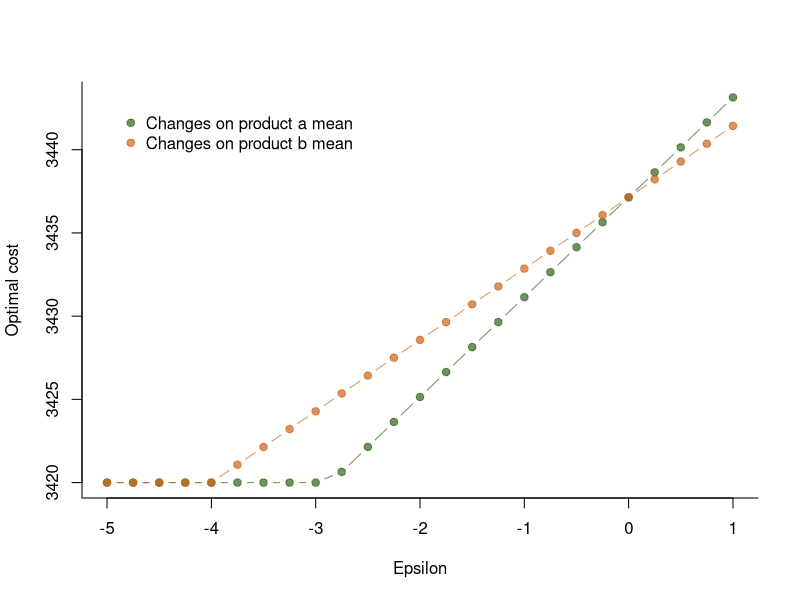
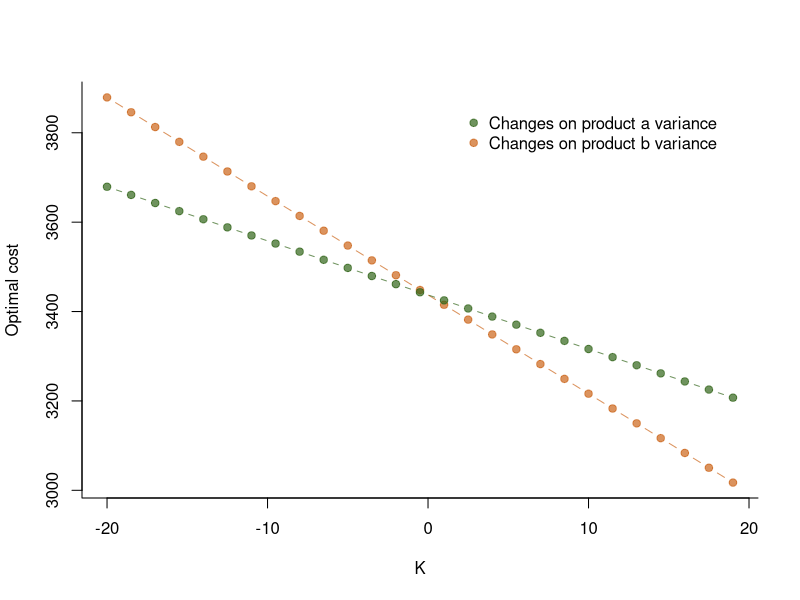
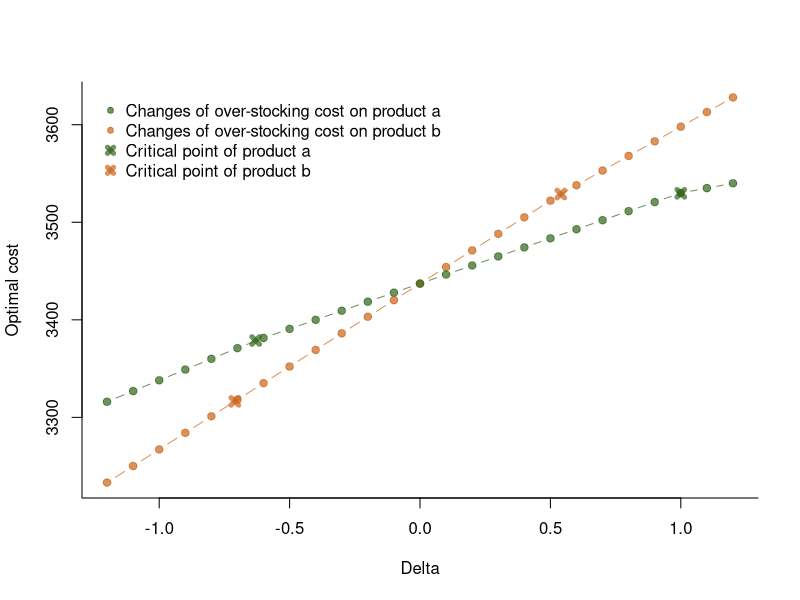

Write the R code that produced these figures, in order.
## ---- chunk 1
library(lpSolve)
knitr::opts_chunk$set(echo = FALSE)
## ---- chunk 2
c_1o<-5
c_2o<-7
c_1u<-6
c_2u<-6
time_a<-2200
time_b<-2500
time_c<-3500
demand_1<-c(200,220,180,190,190,210,240,250,200,190,210,240)
demand_2<-c(250,230,200,180,210,210,170,150,180,220,260,260)
objective.in<-c(rep(c_1o,12),rep(c_2o,12),rep(c_1u,12),rep(c_2u,12),0,0)
con_t1<-c(rep(0,48),4,6)
con_t2<-c(rep(0,48),7,5)
con_t3<-c(rep(0,48),8,8)
con_o1<-c(1,rep(0,47),-1,0)
con_o2<-c(0,1,rep(0,46),-1,0)
con_o3<-c(rep(0,2),1,rep(0,45),-1,0)
con_o4<-c(rep(0,3),1,rep(0,44),-1,0)
con_o5<-c(rep(0,4),1,rep(0,43),-1,0)
con_o6<-c(rep(0,5),1,rep(0,42),-1,0)
con_o7<-c(rep(0,6),1,rep(0,41),-1,0)
con_o8<-c(rep(0,7),1,rep(0,40),-1,0)
con_o9<-c(rep(0,8),1,rep(0,39),-1,0)
con_o10<-c(rep(0,9),1,rep(0,38),-1,0)
con_o11<-c(rep(0,10),1,rep(0,37),-1,0)
con_o12<-c(rep(0,11),1,rep(0,36),-1,0)
con_o13<-c(rep(0,12),1,rep(0,35),0,-1)
con_o14<-c(rep(0,13),1,rep(0,34),0,-1)
con_o15<-c(rep(0,14),1,rep(0,33),0,-1)
con_o16<-c(rep(0,15),1,rep(0,32),0,-1)
con_o17<-c(rep(0,16),1,rep(0,31),0,-1)
con_o18<-c(rep(0,17),1,rep(0,30),0,-1)
con_o19<-c(rep(0,18),1,rep(0,29),0,-1)
con_o20<-c(rep(0,19),1,rep(0,28),0,-1)
con_o21<-c(rep(0,20),1,rep(0,27),0,-1)
con_o22<-c(rep(0,21),1,rep(0,26),0,-1)
con_o23<-c(rep(0,22),1,rep(0,25),0,-1)
con_o24<-c(rep(0,23),1,rep(0,24),0,-1)
con_u1<-c(rep(0,24),1,rep(0,23),1,0)
con_u2<-c(rep(0,25),1,rep(0,22),1,0)
con_u3<-c(rep(0,26),1,rep(0,21),1,0)
con_u4<-c(rep(0,27),1,rep(0,20),1,0)
con_u5<-c(rep(0,28),1,rep(0,19),1,0)
con_u6<-c(rep(0,29),1,rep(0,18),1,0)
con_u7<-c(rep(0,30),1,rep(0,17),1,0)
con_u8<-c(rep(0,31),1,rep(0,16),1,0)
con_u9<-c(rep(0,32),1,rep(0,15),1,0)
con_u10<-c(rep(0,33),1,rep(0,14),1,0)
con_u11<-c(rep(0,34),1,rep(0,13),1,0)
con_u12<-c(rep(0,35),1,rep(0,12),1,0)
con_u13<-c(rep(0,36),1,rep(0,11),0,1)
con_u14<-c(rep(0,37),1,rep(0,10),0,1)
con_u15<-c(rep(0,38),1,rep(0,9),0,1)
con_u16<-c(rep(0,39),1,rep(0,8),0,1)
con_u17<-c(rep(0,40),1,rep(0,7),0,1)
con_u18<-c(rep(0,41),1,rep(0,6),0,1)
con_u19<-c(rep(0,42),1,rep(0,5),0,1)
con_u20<-c(rep(0,43),1,rep(0,4),0,1)
con_u21<-c(rep(0,44),1,rep(0,3),0,1)
con_u22<-c(rep(0,45),1,rep(0,2),0,1)
con_u23<-c(rep(0,46),1,0,0,1)
con_u24<-c(rep(0,47),1,0,1)
const.mat<-rbind(con_t1,con_t2,con_t3
                 ,con_o1,con_o2,con_o3,con_o4,con_o5,con_o6,con_o7,con_o8,con_o9,con_o10,con_o11,con_o12
                 ,con_o13,con_o14,con_o15,con_o16,con_o17,con_o18,con_o19,con_o20,con_o21,con_o22,con_o23,con_o24
                 ,con_u1,con_u2,con_u3,con_u4,con_u5,con_u6,con_u7,con_u8,con_u9,con_u10,con_u11,con_u12
                 ,con_u13,con_u14,con_u15,con_u16,con_u17,con_u18,con_u19,con_u20,con_u21,con_u22,con_u23,con_u24)
const.rhs<-c(time_a,time_b,time_c,-demand_1,-demand_2,demand_1,demand_2)
const.dir<-c(rep("<=",3),rep(">=",48))
optimum_original<-lp(direction="min", objective.in, const.mat,const.dir, const.rhs,compute.sens=TRUE)
## ---- chunk 3
epsilon_1<-seq(-5,1,0.25)
op_set<-c()
for (ep in epsilon_1){
  new_demand_1<-demand_1+ep
  new_const.rhs<-c(time_a,time_b,time_c,-new_demand_1,-demand_2,new_demand_1,demand_2)
  op_cost<-lp(direction="min", objective.in, const.mat,const.dir,new_const.rhs)$objval
  op_set<-c(op_set,op_cost)
}
par(bty="l")
plot(epsilon_1,op_set,xlab="Epsilon",ylab="Optimal cost",type="b", bty="l", col=rgb(0.2,0.4,0.1,0.7) , lwd=1 , pch=19)

epsilon_2<-seq(-5,1,0.25)
op_set<-c()
for (ep in epsilon_2){
  new_demand_2<-demand_2+ep
  new_const.rhs<-c(time_a,time_b,time_c,-demand_1,-new_demand_2,demand_1,new_demand_2)
  op_cost<-lp(direction="min", objective.in, const.mat,const.dir,new_const.rhs)$objval
  op_set<-c(op_set,op_cost)
}
lines(epsilon_2,op_set, col=rgb(0.8,0.4,0.1,0.7) , lwd=1 , pch=19 , type="b" )
legend("topleft", 
  legend = c("Changes on product a mean", "Changes on product b mean"), 
  col = c(rgb(0.2,0.4,0.1,0.7), 
  rgb(0.8,0.4,0.1,0.7)), 
  pch = c(19,19), 
  bty = "n", 
  pt.cex = 1, 
  cex = 1, 
  text.col = "black", 
  horiz = F , 
  inset = c(0.05, 0.05))
## ---- chunk 4
k_2<-seq(-20,20,1.5)
op_set<-c()
for (k in k_2){
  new_demand_2<-mean(demand_2)+(demand_2-mean(demand_2))*(100-k)/100
  new_const.rhs<-c(time_a,time_b,time_c,-demand_1,-new_demand_2,demand_1,new_demand_2)
  op_cost<-lp(direction="min", objective.in, const.mat,const.dir,new_const.rhs)$objval
  op_set<-c(op_set,op_cost)
}
plot(k_2,op_set,xlab="K",ylab="Optimal cost",type="b", bty="l",col=rgb(0.8,0.4,0.1,0.7), lwd=1 , pch=19)

k_1<-seq(-20,20,1.5)
op_set<-c()
for (k in k_1){
  new_demand_1<-mean(demand_1)+(demand_1-mean(demand_1))*(100-k)/100
  new_const.rhs<-c(time_a,time_b,time_c,-new_demand_1,-demand_2,new_demand_1,demand_2)
  op_cost<-lp(direction="min", objective.in, const.mat,const.dir,new_const.rhs)$objval
  op_set<-c(op_set,op_cost)
}
par(bty="l")
lines(k_1,op_set,col=rgb(0.2,0.4,0.1,0.7), lwd=1 , pch=19, type="b" )

legend("topright", 
  legend = c("Changes on product a variance", "Changes on product b variance"), 
  col = c(rgb(0.2,0.4,0.1,0.7), 
  rgb(0.8,0.4,0.1,0.7)), 
  pch = c(19,19), 
  bty = "n", 
  pt.cex = 1, 
  cex = 1, 
  text.col = "black", 
  horiz = F , 
  inset = c(0.05, 0.05))
## ---- chunk 5
delta<-seq(-1.2,1.2,0.1)

op_set<-c()
for (de in delta){
  new_c_2o<-c_2o+de
  new_objective.in<-c(rep(c_1o,12),rep(new_c_2o,12),rep(c_1u,12),rep(c_2u,12),0,0)
  op_cost<-lp(direction="min", new_objective.in, const.mat,const.dir,const.rhs)$objval
  op_set<-c(op_set,op_cost)
}
par(bty="l")
plot(delta,op_set,xlab="Delta",ylab="Optimal cost",type="b", bty="l",col=rgb(0.8,0.4,0.1,0.7) , lwd=1 , pch=19)
points(c(-0.71,0.54),c(3316.4,3528.9),col=rgb(0.8,0.4,0.1,0.7),pch=4,lwd=5)

op_set<-c()
for (de in delta){
  new_c_1o<-c_1o+de
  new_objective.in<-c(rep(new_c_1o,12),rep(c_2o,12),rep(c_1u,12),rep(c_2u,12),0,0)
  op_cost<-lp(direction="min", new_objective.in, const.mat,const.dir,const.rhs)$objval
  op_set<-c(op_set,op_cost)
}
lines(delta,op_set,col=rgb(0.2,0.4,0.1,0.7), lwd=1 , pch=19, type="b" )
points(c(-0.63,1),c(3378.8,3529.7),col=rgb(0.2,0.4,0.1,0.7),pch=4,lwd=5)

legend("topleft", 
  legend = c("Changes of over-stocking cost on product a", "Changes of over-stocking cost on product b"
             ,"Critical point of product a", "Critical point of product b"), 
  col = c(rgb(0.2,0.4,0.1,0.7)
          ,rgb(0.8,0.4,0.1,0.7)
          ,rgb(0.2,0.4,0.1,0.7)
          ,rgb(0.8,0.4,0.1,0.7)), 
  pch = c(19,19,4,4),
  bty = "n", 
  pt.cex = 0.8, 
  pt.lwd =c(1,1,5,5),
  cex = 1, 
  text.col = "black", 
  horiz = F , 
  inset = c(0.02,0.02))
